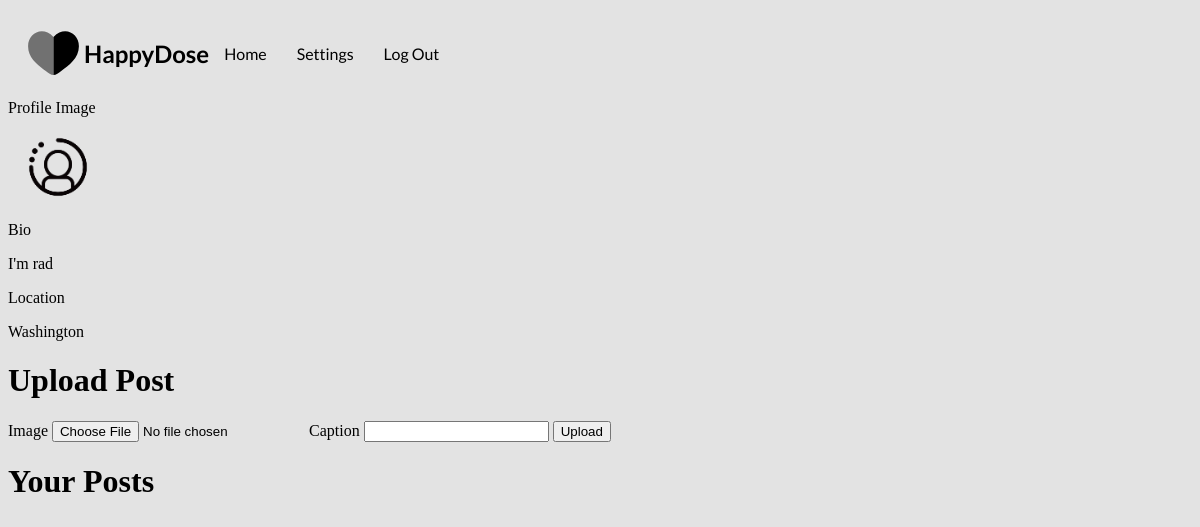
The app's page /profile (signed in) with its own data.
### core/models.py (models this page shows, shortened)
class Profile(models.Model):
    user = models.ForeignKey(User, on_delete=models.CASCADE)
    id_user = models.IntegerField()
    bio = models.TextField(blank=True, max_length = 300)
    profile_img = models.ImageField(upload_to='profile_images', default='autoprofile.png')
    location = models.CharField(blank=True ,max_length=150)

### core/views.py (the view)
# urls.py: path('profile', views.profile, name='profile'),
@login_required(login_url = 'signup')
def profile(request):
    user_object = User.objects.get(username=request.user.username)
    user_profile = Profile.objects.get(user=user_object)
    return render(request, 'profile.html', {'user_profile': user_profile})

### templates/profile.html (shortened to what this page needs)
{% load static %}
<!DOCTYPE html>
<html lang="en">
  <head>
    <link rel="stylesheet" href="{% static 'pro.css' %}" />
  </head>
  <body>
    <nav class="nav-bar">
      <div class="logo-title"><h1>HappyDose</h1></div>
      <a href="/">Home</a>
      <a href="settings">Settings</a>
      <a href="logout">Log Out</a>
    </nav>
    <label>Profile Image</label>
    <div class="profile-img">
      <img class="profile-img" src="{{user_profile.profile_img.url}}" />
    </div>
    <div>
      <label for="bio">Bio</label>
      <p>{{user_profile.bio}}</p>
    </div>
    <div>
      <label for="location">Location</label>
      <p>{{user_profile.location}}</p>
    </div>
    <h1>Upload Post</h1>
    <form action="upload" method="POST" enctype="multipart/form-data">
      <label>Image</label>
      <input type="file" name="image_upload" value="" />
      <label>Caption</label>
      <input type="text" name="caption" value="" />
      <button class="submit-upload" type="submit">Upload</button>
    </form>
    <h1>Your Posts</h1>
  </body>
</html>

### static/pro.css (style rules this page uses)
body { background: #e3e3e3; }
nav { padding: 15px; display: flex; align-items: center; font-family: Lato; }
nav a { color: black; text-decoration: none; justify-content: space-between; margin: 0 15px; cursor: pointer; text-align: right; }
nav h1 { margin: 0; font-size: 1.5em; }
.profile-img { width: 100px; height: auto; }

### records on screen
Profile: profile_img (picture), bio "I'm rad", location "Washington"
